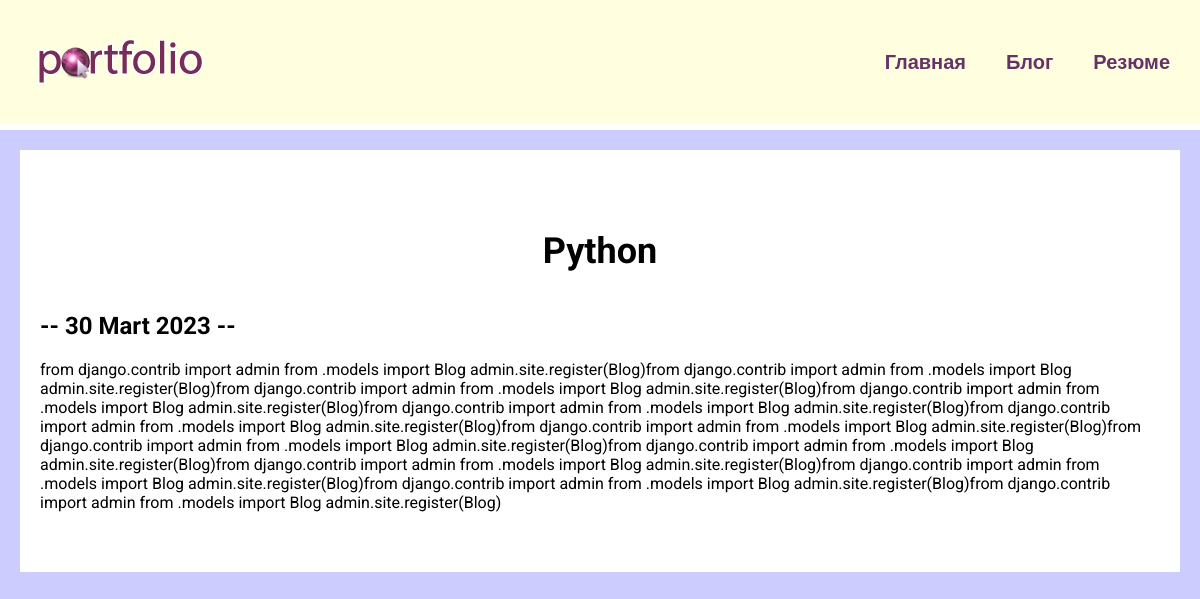
The page /blog/1 on the database its author committed.
### blog/models.py (models this page shows, shortened)
class Blog(models.Model):
    title = models.CharField(max_length=200)
    description = models.TextField()
    date = models.DateField()

### blog/views.py (the view)
# urls.py: path('<int:blog_id>', views.detail, name='detail'),
def detail(request, blog_id):
    blog = get_object_or_404(Blog, pk=blog_id)
    return render(request, "blog/details.html", {'blog': blog})

### blog/templates/blog/details.html
{% extends 'skills/base.html' %}
{% block content %}
<div class="detail">
<h1>{{ blog.title }}</h1>
    <h2>-- {{ blog.date|date:'j E Y' }} --</h2>
    {{ blog.description|safe }}
</div>
{% endblock %}

### skills/static/css/style.css (style rules this page uses)
body { background: #CCCCFF; font-family: 'Roboto', sans-serif; padding: 0; margin: 0; }
.content h1 { text-align: center; margin: 60px 0 40px; font-size: 36px; }
.detail { background: #fff; padding: 20px 20px 60px 20px; box-sizing: border-box; }

### rows shown on the page
Blog: title "Python", date "30 Mart 2023", description "from django.contrib import admin from .models import Blog admin.site.register(Blog)from django.contrib import admin from .models import Blog admin.site.register(Blog)from django.contrib import admin from .models import Blog admin.site.register(Blog)from django.contrib import admin from .models import Blog admin.site.register(Blog)from django.contrib import admin from .models import Blog admin.site.register(Blog)from django.contrib import admin from .models import Blog admin.site.register(Blog)from django.contrib import admin from .models import Blog admin.site.register(Blog)from django.contrib import admin from .models import Blog admin.site.register(Blog)from django.contrib import admin…"
